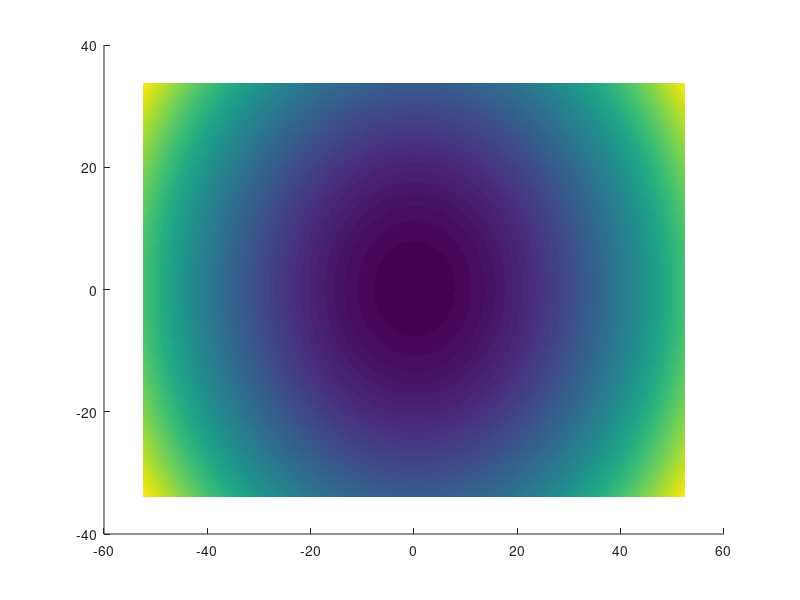

MATLAB code to generate this figure: (Note: this script raises an error after producing the figure.)
close all; 
v_max = 4;
swarm_size = 5;

tmpx    = -52.5:0.3:52.5;
tmpy    = -34:0.3:34;

[x,y]   = meshgrid(tmpx,tmpy);
x       = reshape(x,[],1);
y       = reshape(y,[],1);
Rij     = [x y 0*ones(size(x))];

%g = @(varargin) (varargin{2}.^2).*[1 1 0];
%g = @(varargin) (varargin{2}/norm(varargin{2}).*[varargin{3}(1:2) 0]);

%g = @(varargin) varargin{3}.*[1 1 0].*varargin{2}/norm(varargin{2}).*[cos(1/varargin{4}(1)*2*pi()*norm(varargin{2}))+sin(1/varargin{4}(1)*2*pi()*norm(varargin{2})) cos(1/varargin{4}(1)*2*pi()*norm(varargin{2}))+sin(1/varargin{4}(1)*2*pi()*norm(varargin{2})) 0];
%g = @(varargin) 0.2*(-1/4*varargin{2} + 0.2*varargin{3}.*[1 1 0].*varargin{2}/norm(varargin{2}).*[cos(1/5*2*pi()*norm(varargin{2}))+sin(1/5*2*pi()*norm(varargin{2})) cos(1/5*2*pi()*norm(varargin{2}))+sin(1/5*2*pi()*norm(varargin{2})) 0]);
%g = @(varargin) [varargin{2}(1) varargin{2}(2) 0];
g = @(varargin) ...       % Pinciroli global (default=cirular parabolar) varargin{2} = q
            varargin{2}./norm(varargin{2}).*...
            [-0.011*norm(varargin{2})^2 ... 
            -0.011*norm(varargin{2})^2 -0.5]*[cos((1/(1+0.05*norm(varargin{2})))*0.5*pi()) -sin((1/(1+0.05*norm(varargin{2})))*0.5*pi()) 0; sin((1/(1+0.05*norm(varargin{2})))*0.5*pi()) cos((1/(1+0.05*norm(varargin{2})))*0.5*pi()) 0; 0 0 1];
%g = @(varargin) varargin{2}./norm(varargin{2}).*[-1 -1 0].*varargin{3}.*(1-1/(0.01*norm(varargin{2})+1)^4);

g_i = zeros(length(Rij),3);
for i=1:length(Rij)
    g_i(i,:) = feval(g,[0 0 0],Rij(i,:),v_max.*[1 1 0],swarm_size.*[1 1 0]);
end
%surf(x,y,g_i(1,:)',g_i(2,:)',g_i(3,:)');
%axis([min(x) max(x) -1 1.1*varargin{3}]);
f = figure(1);
set(f,'Position',[0 0 1470 1000]);
hold on;
vNorm = reshape(sqrt(g_i(:,1).^2+g_i(:,2).^2+g_i(:,3).^2),length(tmpy),length(tmpx));
surf(tmpx,tmpy,vNorm,'EdgeColor','none','LineStyle','none');
%figure(2);

resfac = 2;
nor = sum(sqrt(g_i(:,1).^2 + g_i(:,2).^2 + g_i(:,3).^2),2);
u = reshape(1./nor.*g_i(:,1),length(tmpy),length(tmpx));
v = reshape(1./nor.*g_i(:,2),length(tmpy),length(tmpx));
w = reshape(1./nor.*g_i(:,3),length(tmpy),length(tmpx));



quiver3(tmpx(1:resfac:end),tmpy(1:resfac:end),vNorm(1:resfac:end,1:resfac:end),1*u(1:resfac:end,1:resfac:end),1*v(1:resfac:end,1:resfac:end),1*w(1:resfac:end,1:resfac:end),0,'Color','k');
hold off;
axis equal tight;
colorbar();